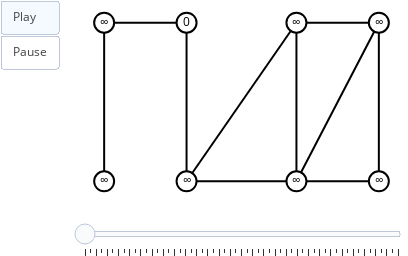

Write notebook code for a chart like this one.
### Markdown cell above
Vamos agora escrever uma versão alternativa da busca em largura.

### Code cell
red = (255, 0, 0)  # linha nova
blue = (0, 0, 255) # linha nova
frames = []        # linha nova

s = 1
q = Queue()

for n in g.nodes:
    g.nodes[n]['d'] = inf

g.nodes[s]['d'] = 0
q.put(s)

sn.reset_node_colors(g) # linha nova
sn.reset_edge_colors(g) # linha nova
snapshot(g, frames)     # linha nova

while not q.empty():
    n = q.get()

    g.nodes[n]['color'] = red # linha nova
    snapshot(g, frames)      # linha nova

    for m in g.neighbors(n):
        g.edges[n, m]['color'] = red # linha nova
        snapshot(g, frames)         # linha nova

        if isinf(g.nodes[m]['d']):
            g.nodes[m]['d'] = g.nodes[n]['d'] + 1
            q.put(m)

        g.edges[n, m]['color'] = sn.edge_color # linha nova
        snapshot(g, frames)                   # linha nova

    g.nodes[n]['color'] = blue # linha nova
    snapshot(g, frames)       # linha nova

sn.show_animation(frames)

### Figure 1 — Plotly figure (JSON) as saved in the notebook; plotly's stock layout.template omitted (floating-point values rounded to 4 significant figures)
{"data": [{"hoverinfo": "none", "line": {"color": "rgb(0, 0, 0)", "width": 2}, "mode": "lines", "x": [0, 0.3, null], "y": [1, 1, null]}, {"hoverinfo": "none", "line": {"color": "rgb(0, 0, 0)", "width": 2}, "mode": "lines", "x": [0, 0, null], "y": [1, 0, null]}, {"hoverinfo": "none", "line": {"color": "rgb(0, 0, 0)", "width": 2}, "mode": "lines", "x": [0.3, 0.3, null], "y": [1, 0, null]}, {"hoverinfo": "none", "line": {"color": "rgb(0, 0, 0)", "width": 2}, "mode": "lines", "x": [0.7, 1, null], "y": [1, 1, null]}, {"hoverinfo": "none", "line": {"color": "rgb(0, 0, 0)", "width": 2}, "mode": "lines", "x": [0.7, 0.3, null], "y": [1, 0, null]}, {"hoverinfo": "none", "line": {"color": "rgb(0, 0, 0)", "width": 2}, "mode": "lines", "x": [0.7, 0.7, null], "y": [1, 0, null]}, {"hoverinfo": "none", "line": {"color": "rgb(0, 0, 0)", "width": 2}, "mode": "lines", "x": [1, 0.7, null], "y": [1, 0, null]}, {"hoverinfo": "none", "line": {"color": "rgb(0, 0, 0)", "width": 2}, "mode": "lines", "x": [1, 1, null], "y": [1, 0, null]}, {"hoverinfo": "none", "line": {"color": "rgb(0, 0, 0)", "width": 2}, "mode": "lines", "x": [0.3, 0.7, null], "y": [0, 0, null]}, {"hoverinfo": "none", "line": {"color": "rgb(0, 0, 0)", "width": 2}, "mode": "lines", "x": [0.7, 1, null], "y": [0, 0, null]}, {"hoverinfo": "none", "marker": {"color": "rgb(255, 255, 255)", "line": {"color": "rgb(0, 0, 0)", "width": 2}, "size": 20}, "mode": "markers+text", "text": ["∞"], "textfont": {"color": "rgb(0, 0, 0)"}, "textposition": "middle center", "x": [0], "y": [1]}, {"hoverinfo": "none", "marker": {"color": "rgb(255, 255, 255)", "line": {"color": "rgb(0, 0, 0)", "width": 2}, "size": 20}, "mode": "markers+text", "text": ["0"], "textfont": {"color": "rgb(0, 0, 0)"}, "textposition": "middle center", "x": [0.3], "y": [1]}, {"hoverinfo": "none", "marker": {"color": "rgb(255, 255, 255)", "line": {"color": "rgb(0, 0, 0)", "width": 2}, "size": 20}, "mode": "markers+text", "text": ["∞"], "textfont": {"color": "rgb(0, 0, 0)"}, "textposition": "middle center", "x": [0.7], "y": [1]}, {"hoverinfo": "none", "marker": {"color": "rgb(255, 255, 255)", "line": {"color": "rgb(0, 0, 0)", "width": 2}, "size": 20}, "mode": "markers+text", "text": ["∞"], "textfont": {"color": "rgb(0, 0, 0)"}, "textposition": "middle center", "x": [1], "y": [1]}, {"hoverinfo": "none", "marker": {"color": "rgb(255, 255, 255)", "line": {"color": "rgb(0, 0, 0)", "width": 2}, "size": 20}, "mode": "markers+text", "text": ["∞"], "textfont": {"color": "rgb(0, 0, 0)"}, "textposition": "middle center", "x": [0], "y": [0]}, {"hoverinfo": "none", "marker": {"color": "rgb(255, 255, 255)", "line": {"color": "rgb(0, 0, 0)", "width": 2}, "size": 20}, "mode": "markers+text", "text": ["∞"], "textfont": {"color": "rgb(0, 0, 0)"}, "textposition": "middle center", "x": [0.3], "y": [0]}, {"hoverinfo": "none", "marker": {"color": "rgb(255, 255, 255)", "line": {"color": "rgb(0, 0, 0)", "width": 2}, "size": 20}, "mode": "markers+text", "text": ["∞"], "textfont": {"color": "rgb(0, 0, 0)"}, "textposition": "middle center", "x": [0.7], "y": [0]}, {"hoverinfo": "none", "marker": {"color": "rgb(255, 255, 255)", "line": {"color": "rgb(0, 0, 0)", "width": 2}, "size": 20}, "mode": "markers+text", "text": ["∞"], "textfont": {"color": "rgb(0, 0, 0)"}, "textposition": "middle center", "x": [1], "y": [0]}], "layout": {"height": 256, "margin": {"b": 0, "l": 0, "r": 0, "t": 0}, "showlegend": false, "sliders": [{"currentvalue": {"visible": false}, "steps": [{"args": [[0], {"frame": {"redraw": false}, "mode": "immediate"}], "label": "", "method": "animate"}, {"args": [[1], {"frame": {"redraw": false}, "mode": "immediate"}], "label": "", "method": "animate"}, {"args": [[2], {"frame": {"redraw": false}, "mode": "immediate"}], "label": "", "method": "animate"}, {"args": [[3], {"frame": {"redraw": false}, "mode": "immediate"}], "label": "", "method": "animate"}, {"args": [[4], {"frame": {"redraw": false}, "mode": "immediate"}], "label": "", "method": "animate"}, {"args": [[5], {"frame": {"redraw": false}, "mode": "immediate"}], "label": "", "method": "animate"}, {"args": [[6], {"frame": {"redraw": false}, "mode": "immediate"}], "label": "", "method": "animate"}, {"args": [[7], {"frame": {"redraw": false}, "mode": "immediate"}], "label": "", "method": "animate"}, {"args": [[8], {"frame": {"redraw": false}, "mode": "immediate"}], "label": "", "method": "animate"}, {"args": [[9], {"frame": {"redraw": false}, "mode": "immediate"}], "label": "", "method": "animate"}, {"args": [[10], {"frame": {"redraw": false}, "mode": "immediate"}], "label": "", "method": "animate"}, {"args": [[11], {"frame": {"redraw": false}, "mode": "immediate"}], "label": "", "method": "animate"}, {"args": [[12], {"frame": {"redraw": false}, "mode": "immediate"}], "label": "", "method": "animate"}, {"args": [[13], {"frame": {"redraw": false}, "mode": "immediate"}], "label": "", "method": "animate"}, {"args": [[14], {"frame": {"redraw": false}, "mode": "immediate"}], "label": "", "method": "animate"}, {"args": [[15], {"frame": {"redraw": false}, "mode": "immediate"}], "label": "", "method": "animate"}, {"args": [[16], {"frame": {"redraw": false}, "mode": "immediate"}], "label": "", "method": "animate"}, {"args": [[17], {"frame": {"redraw": false}, "mode": "immediate"}], "label": "", "method": "animate"}, {"args": [[18], {"frame": {"redraw": false}, "mode": "immediate"}], "label": "", "method": "animate"}, {"args": [[19], {"frame": {"redraw": false}, "mode": "immediate"}], "label": "", "method": "animate"}, {"args": [[20], {"frame": {"redraw": false}, "mode": "immediate"}], "label": "", "method": "animate"}, {"args": [[21], {"frame": {"redraw": false}, "mode": "immediate"}], "label": "", "method": "animate"}, {"args": [[22], {"frame": {"redraw": false}, "mode": "immediate"}], "label": "", "method": "animate"}, {"args": [[23], {"frame": {"redraw": false}, "mode": "immediate"}], "label": "", "method": "animate"}, {"args": [[24], {"frame": {"redraw": false}, "mode": "immediate"}], "label": "", "method": "animate"}, {"args": [[25], {"frame": {"redraw": false}, "mode": "immediate"}], "label": "", "method": "animate"}, {"args": [[26], {"frame": {"redraw": false}, "mode": "immediate"}], "label": "", "method": "animate"}, {"args": [[27], {"frame": {"redraw": false}, "mode": "immediate"}], "label": "", "method": "animate"}, {"args": [[28], {"frame": {"redraw": false}, "mode": "immediate"}], "label": "", "method": "animate"}, {"args": [[29], {"frame": {"redraw": false}, "mode": "immediate"}], "label": "", "method": "animate"}, {"args": [[30], {"frame": {"redraw": false}, "mode": "immediate"}], "label": "", "method": "animate"}, {"args": [[31], {"frame": {"redraw": false}, "mode": "immediate"}], "label": "", "method": "animate"}, {"args": [[32], {"frame": {"redraw": false}, "mode": "immediate"}], "label": "", "method": "animate"}, {"args": [[33], {"frame": {"redraw": false}, "mode": "immediate"}], "label": "", "method": "animate"}, {"args": [[34], {"frame": {"redraw": false}, "mode": "immediate"}], "label": "", "method": "animate"}, {"args": [[35], {"frame": {"redraw": false}, "mode": "immediate"}], "label": "", "method": "animate"}, {"args": [[36], {"frame": {"redraw": false}, "mode": "immediate"}], "label": "", "method": "animate"}, {"args": [[37], {"frame": {"redraw": false}, "mode": "immediate"}], "label": "", "method": "animate"}, {"args": [[38], {"frame": {"redraw": false}, "mode": "immediate"}], "label": "", "method": "animate"}, {"args": [[39], {"frame": {"redraw": false}, "mode": "immediate"}], "label": "", "method": "animate"}, {"args": [[40], {"frame": {"redraw": false}, "mode": "immediate"}], "label": "", "method": "animate"}, {"args": [[41], {"frame": {"redraw": false}, "mode": "immediate"}], "label": "", "method": "animate"}, {"args": [[42], {"frame": {"redraw": false}, "mode": "immediate"}], "label": "", "method": "animate"}, {"args": [[43], {"frame": {"redraw": false}, "mode": "immediate"}], "label": "", "method": "animate"}, {"args": [[44], {"frame": {"redraw": false}, "mode": "immediate"}], "label": "", "method": "animate"}, {"args": [[45], {"frame": {"redraw": false}, "mode": "immediate"}], "label": "", "method": "animate"}, {"args": [[46], {"frame": {"redraw": false}, "mode": "immediate"}], "label": "", "method": "animate"}, {"args": [[47], {"frame": {"redraw": false}, "mode": "immediate"}], "label": "", "method": "animate"}, {"args": [[48], {"frame": {"redraw": false}, "mode": "immediate"}], "label": "", "method": "animate"}, {"args": [[49], {"frame": {"redraw": false}, "mode": "immediate"}], "label": "", "method": "animate"}, {"args": [[50], {"frame": {"redraw": false}, "mode": "immediate"}], "label": "", "method": "animate"}, {"args": [[51], {"frame": {"redraw": false}, "mode": "immediate"}], "label": "", "method": "animate"}, {"args": [[52], {"frame": {"redraw": false}, "mode": "immediate"}], "label": "", "method": "animate"}, {"args": [[53], {"frame": {"redraw": false}, "mode": "immediate"}], "label": "", "method": "animate"}, {"args": [[54], {"frame": {"redraw": false}, "mode": "immediate"}], "label": "", "method": "animate"}, {"args": [[55], {"frame": {"redraw": false}, "mode": "immediate"}], "label": "", "method": "animate"}, {"args": [[56], {"frame": {"redraw": false}, "mode": "immediate"}], "label": "", "method": "animate"}]}], "updatemenus": [{"buttons": [{"args": [null, {"frame": {"redraw": false}, "fromcurrent": true}], "label": "Play", "method": "animate"}, {"args": [[null], {"frame": {"redraw": false}, "mode": "immediate"}], "label": "Pause", "method": "animate"}], "showactive": true, "type": "buttons"}], "width": 408, "xaxis": {"showgrid": false, "showticklabels": false, "zeroline": false}, "yaxis": {"showgrid": false, "showticklabels": false, "zeroline": false}}}
